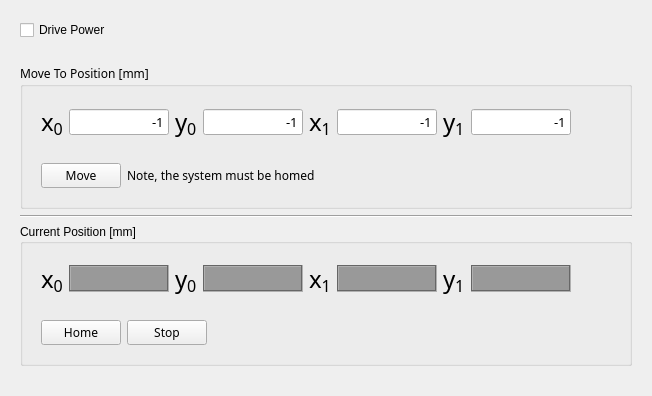
      <widget class="QWidget" name="controlTab">
       <attribute name="title">
        <string>Motion Controls</string>
       </attribute>
       <layout class="QVBoxLayout" name="verticalLayout_8">
        <item>
         <widget class="QWidget" name="widget_7" native="true">
          <layout class="QHBoxLayout" name="horizontalLayout">
           <item>
            <widget class="QCheckBox" name="pwrCheckBox">
             <property name="enabled">
              <bool>true</bool>
             </property>
             <property name="text">
              <string>Drive Power</string>
             </property>
             <property name="checked">
              <bool>false</bool>
             </property>
            </widget>
           </item>
           <item>
            <spacer name="horizontalSpacer_7">
             <property name="orientation">
              <enum>Qt::Horizontal</enum>
             </property>
             <property name="sizeHint" stdset="0">
              <size>
               <width>457</width>
               <height>20</height>
              </size>
             </property>
            </spacer>
           </item>
          </layout>
         </widget>
        </item>
        <item>
         <widget class="QWidget" name="widget_6" native="true">
          <layout class="QVBoxLayout" name="verticalLayout_7">
           <item>
            <widget class="QGroupBox" name="moveGroupBox">
             <property name="sizePolicy">
              <sizepolicy hsizetype="Preferred" vsizetype="Minimum">
               <horstretch>0</horstretch>
               <verstretch>0</verstretch>
              </sizepolicy>
             </property>
             <property name="font">
              <font>
               <family>Sans Serif</family>
              </font>
             </property>
             <property name="title">
              <string>Move To Position [mm]</string>
             </property>
             <layout class="QVBoxLayout" name="verticalLayout">
              <item>
               <widget class="QWidget" name="stepsWidget_5" native="true">
                <property name="sizePolicy">
                 <sizepolicy hsizetype="Preferred" vsizetype="Fixed">
                  <horstretch>0</horstretch>
                  <verstretch>0</verstretch>
                 </sizepolicy>
                </property>
                <layout class="QHBoxLayout" name="horizontalLayout_5">
                 <item>
                  <widget class="QLabel" name="label_35">
                   <property name="font">
                    <font>
                     <family>Sans Serif</family>
                     <pointsize>11</pointsize>
                    </font>
                   </property>
                   <property name="text">
                    <string>&lt;!DOCTYPE HTML PUBLIC &quot;-//W3C//DTD HTML 4.0//EN&quot; &quot;http://www.w3.org/TR/REC-html40/strict.dtd&quot;&gt;
&lt;html&gt;&lt;head&gt;&lt;meta name=&quot;qrichtext&quot; content=&quot;1&quot; /&gt;&lt;style type=&quot;text/css&quot;&gt;
p, li { white-space: pre-wrap; }
&lt;/style&gt;&lt;/head&gt;&lt;body style=&quot; font-family:'Sans Serif'; font-size:11pt; font-weight:400; font-style:normal;&quot;&gt;
&lt;p style=&quot; margin-top:0px; margin-bottom:0px; margin-left:0px; margin-right:0px; -qt-block-indent:0; text-indent:0px;&quot;&gt;&lt;span style=&quot; font-family:'Impact'; font-size:18pt;&quot;&gt;x&lt;/span&gt;&lt;span style=&quot; font-family:'Impact'; font-size:18pt; vertical-align:sub;&quot;&gt;0&lt;/span&gt;&lt;/p&gt;&lt;/body&gt;&lt;/html&gt;</string>
                   </property>
                   <property name="textFormat">
                    <enum>Qt::RichText</enum>
                   </property>
                  </widget>
                 </item>
                 <item>
                  <widget class="QLineEdit" name="posLineEdit_0">
                   <property name="sizePolicy">
                    <sizepolicy hsizetype="Fixed" vsizetype="Fixed">
                     <horstretch>0</horstretch>
                     <verstretch>0</verstretch>
                    </sizepolicy>
                   </property>
                   <property name="minimumSize">
                    <size>
                     <width>100</width>
                     <height>0</height>
                    </size>
                   </property>
                   <property name="maximumSize">
                    <size>
                     <width>100</width>
                     <height>16777215</height>
                    </size>
                   </property>
                   <property name="font">
                    <font>
                     <pointsize>10</pointsize>
                    </font>
                   </property>
                   <property name="accessibleName">
                    <string>x0</string>
                   </property>
                   <property name="layoutDirection">
                    <enum>Qt::LeftToRight</enum>
                   </property>
                   <property name="text">
                    <string>-1</string>
                   </property>
                   <property name="alignment">
                    <set>Qt::AlignRight|Qt::AlignTrailing|Qt::AlignVCenter</set>
                   </property>
                  </widget>
                 </item>
                 <item>
                  <widget class="QLabel" name="label_22">
                   <property name="font">
                    <font>
                     <family>Sans Serif</family>
                     <pointsize>11</pointsize>
                    </font>
                   </property>
                   <property name="text">
                    <string>&lt;!DOCTYPE HTML PUBLIC &quot;-//W3C//DTD HTML 4.0//EN&quot; &quot;http://www.w3.org/TR/REC-html40/strict.dtd&quot;&gt;
&lt;html&gt;&lt;head&gt;&lt;meta name=&quot;qrichtext&quot; content=&quot;1&quot; /&gt;&lt;style type=&quot;text/css&quot;&gt;
p, li { white-space: pre-wrap; }
&lt;/style&gt;&lt;/head&gt;&lt;body style=&quot; font-family:'Impact'; font-size:18pt; font-weight:400; font-style:normal;&quot;&gt;
&lt;p style=&quot; margin-top:0px; margin-bottom:0px; margin-left:0px; margin-right:0px; -qt-block-indent:0; text-indent:0px;&quot;&gt;y&lt;span style=&quot; vertical-align:sub;&quot;&gt;0&lt;/span&gt;&lt;/p&gt;&lt;/body&gt;&lt;/html&gt;</string>
                   </property>
                   <property name="textFormat">
                    <enum>Qt::RichText</enum>
                   </property>
                  </widget>
                 </item>
                 <item>
                  <widget class="QLineEdit" name="posLineEdit_1">
                   <property name="sizePolicy">
                    <sizepolicy hsizetype="Fixed" vsizetype="Fixed">
                     <horstretch>0</horstretch>
                     <verstretch>0</verstretch>
                    </sizepolicy>
                   </property>
                   <property name="minimumSize">
                    <size>
                     <width>100</width>
                     <height>0</height>
                    </size>
                   </property>
                   <property name="maximumSize">
                    <size>
                     <width>100</width>
                     <height>16777215</height>
                    </size>
                   </property>
                   <property name="font">
                    <font>
                     <pointsize>10</pointsize>
                    </font>
                   </property>
                   <property name="accessibleName">
                    <string>y0</string>
                   </property>
                   <property name="layoutDirection">
                    <enum>Qt::LeftToRight</enum>
                   </property>
                   <property name="text">
                    <string>-1</string>
                   </property>
                   <property name="alignment">
                    <set>Qt::AlignRight|Qt::AlignTrailing|Qt::AlignVCenter</set>
                   </property>
                  </widget>
                 </item>
                 <item>
                  <widget class="QLabel" name="label_24">
                   <property name="font">
                    <font>
                     <family>Sans Serif</family>
                     <pointsize>11</pointsize>
                    </font>
                   </property>
                   <property name="text">
                    <string>&lt;!DOCTYPE HTML PUBLIC &quot;-//W3C//DTD HTML 4.0//EN&quot; &quot;http://www.w3.org/TR/REC-html40/strict.dtd&quot;&gt;
&lt;html&gt;&lt;head&gt;&lt;meta name=&quot;qrichtext&quot; content=&quot;1&quot; /&gt;&lt;style type=&quot;text/css&quot;&gt;
p, li { white-space: pre-wrap; }
&lt;/style&gt;&lt;/head&gt;&lt;body style=&quot; font-family:'Impact'; font-size:18pt; font-weight:400; font-style:normal;&quot;&gt;
&lt;p style=&quot; margin-top:0px; margin-bottom:0px; margin-left:0px; margin-right:0px; -qt-block-indent:0; text-indent:0px;&quot;&gt;x&lt;span style=&quot; vertical-align:sub;&quot;&gt;1&lt;/span&gt;&lt;/p&gt;&lt;/body&gt;&lt;/html&gt;</string>
                   </property>
                   <property name="textFormat">
                    <enum>Qt::RichText</enum>
                   </property>
                  </widget>
                 </item>
                 <item>
                  <widget class="QLineEdit" name="posLineEdit_2">
                   <property name="sizePolicy">
                    <sizepolicy hsizetype="Fixed" vsizetype="Fixed">
                     <horstretch>0</horstretch>
                     <verstretch>0</verstretch>
                    </sizepolicy>
                   </property>
                   <property name="minimumSize">
                    <size>
                     <width>100</width>
                     <height>0</height>
                    </size>
                   </property>
                   <property name="maximumSize">
                    <size>
                     <width>100</width>
                     <height>16777215</height>
                    </size>
                   </property>
                   <property name="font">
                    <font>
                     <pointsize>10</pointsize>
                    </font>
                   </property>
                   <property name="accessibleName">
                    <string>x1</string>
                   </property>
                   <property name="layoutDirection">
                    <enum>Qt::LeftToRight</enum>
                   </property>
                   <property name="text">
                    <string>-1</string>
                   </property>
                   <property name="alignment">
                    <set>Qt::AlignRight|Qt::AlignTrailing|Qt::AlignVCenter</set>
                   </property>
                  </widget>
                 </item>
                 <item>
                  <widget class="QLabel" name="label_23">
                   <property name="font">
                    <font>
                     <family>Sans Serif</family>
                     <pointsize>11</pointsize>
                    </font>
                   </property>
                   <property name="text">
                    <string>&lt;!DOCTYPE HTML PUBLIC &quot;-//W3C//DTD HTML 4.0//EN&quot; &quot;http://www.w3.org/TR/REC-html40/strict.dtd&quot;&gt;
&lt;html&gt;&lt;head&gt;&lt;meta name=&quot;qrichtext&quot; content=&quot;1&quot; /&gt;&lt;style type=&quot;text/css&quot;&gt;
p, li { white-space: pre-wrap; }
&lt;/style&gt;&lt;/head&gt;&lt;body style=&quot; font-family:'Impact'; font-size:18pt; font-weight:400; font-style:normal;&quot;&gt;
&lt;p style=&quot; margin-top:0px; margin-bottom:0px; margin-left:0px; margin-right:0px; -qt-block-indent:0; text-indent:0px;&quot;&gt;y&lt;span style=&quot; vertical-align:sub;&quot;&gt;1&lt;/span&gt;&lt;/p&gt;&lt;/body&gt;&lt;/html&gt;</string>
                   </property>
                   <property name="textFormat">
                    <enum>Qt::RichText</enum>
                   </property>
                  </widget>
                 </item>
                 <item>
                  <widget class="QLineEdit" name="posLineEdit_3">
                   <property name="sizePolicy">
                    <sizepolicy hsizetype="Fixed" vsizetype="Fixed">
                     <horstretch>0</horstretch>
                     <verstretch>0</verstretch>
                    </sizepolicy>
                   </property>
                   <property name="minimumSize">
                    <size>
                     <width>100</width>
                     <height>0</height>
                    </size>
                   </property>
                   <property name="maximumSize">
                    <size>
                     <width>100</width>
                     <height>16777215</height>
                    </size>
                   </property>
                   <property name="font">
                    <font>
                     <pointsize>10</pointsize>
                    </font>
                   </property>
                   <property name="accessibleName">
                    <string>y1</string>
                   </property>
                   <property name="layoutDirection">
                    <enum>Qt::LeftToRight</enum>
                   </property>
                   <property name="text">
                    <string>-1</string>
                   </property>
                   <property name="alignment">
                    <set>Qt::AlignRight|Qt::AlignTrailing|Qt::AlignVCenter</set>
                   </property>
                  </widget>
                 </item>
                 <item>
                  <spacer name="horizontalSpacer">
                   <property name="orientation">
                    <enum>Qt::Horizontal</enum>
                   </property>
                   <property name="sizeHint" stdset="0">
                    <size>
                     <width>40</width>
                     <height>20</height>
                    </size>
                   </property>
                  </spacer>
                 </item>
                </layout>
               </widget>
              </item>
              <item>
               <widget class="QWidget" name="widget_10" native="true">
                <property name="sizePolicy">
                 <sizepolicy hsizetype="Preferred" vsizetype="Fixed">
                  <horstretch>0</horstretch>
                  <verstretch>0</verstretch>
                 </sizepolicy>
                </property>
                <layout class="QHBoxLayout" name="horizontalLayout_8">
                 <item>
                  <widget class="QPushButton" name="movePushButton">
                   <property name="font">
                    <font>
                     <family>Sans Serif</family>
                    </font>
                   </property>
                   <property name="text">
                    <string>Move</string>
                   </property>
                  </widget>
                 </item>
                 <item>
                  <widget class="QLabel" name="label_9">
                   <property name="text">
                    <string>Note, the system must be homed </string>
                   </property>
                  </widget>
                 </item>
                 <item>
                  <spacer name="horizontalSpacer_21">
                   <property name="orientation">
                    <enum>Qt::Horizontal</enum>
                   </property>
                   <property name="sizeHint" stdset="0">
                    <size>
                     <width>40</width>
                     <height>20</height>
                    </size>
                   </property>
                  </spacer>
                 </item>
                </layout>
               </widget>
              </item>
             </layout>
            </widget>
           </item>
           <item>
            <widget class="Line" name="line_3">
             <property name="orientation">
              <enum>Qt::Horizontal</enum>
             </property>
            </widget>
           </item>
           <item>
            <widget class="QGroupBox" name="positionGroupBox">
             <property name="title">
              <string>Current Position [mm]</string>
             </property>
             <layout class="QVBoxLayout" name="verticalLayout_5">
              <item>
               <widget class="QWidget" name="stepsWidget_7" native="true">
                <property name="sizePolicy">
                 <sizepolicy hsizetype="Preferred" vsizetype="Fixed">
                  <horstretch>0</horstretch>
                  <verstretch>0</verstretch>
                 </sizepolicy>
                </property>
                <layout class="QHBoxLayout" name="horizontalLayout_6">
                 <item>
                  <widget class="QLabel" name="label_36">
                   <property name="font">
                    <font>
                     <family>Sans Serif</family>
                     <pointsize>11</pointsize>
                    </font>
                   </property>
                   <property name="text">
                    <string>&lt;!DOCTYPE HTML PUBLIC &quot;-//W3C//DTD HTML 4.0//EN&quot; &quot;http://www.w3.org/TR/REC-html40/strict.dtd&quot;&gt;
&lt;html&gt;&lt;head&gt;&lt;meta name=&quot;qrichtext&quot; content=&quot;1&quot; /&gt;&lt;style type=&quot;text/css&quot;&gt;
p, li { white-space: pre-wrap; }
&lt;/style&gt;&lt;/head&gt;&lt;body style=&quot; font-family:'Sans Serif'; font-size:11pt; font-weight:400; font-style:normal;&quot;&gt;
&lt;p style=&quot; margin-top:0px; margin-bottom:0px; margin-left:0px; margin-right:0px; -qt-block-indent:0; text-indent:0px;&quot;&gt;&lt;span style=&quot; font-family:'Impact'; font-size:18pt;&quot;&gt;x&lt;/span&gt;&lt;span style=&quot; font-family:'Impact'; font-size:18pt; vertical-align:sub;&quot;&gt;0&lt;/span&gt;&lt;/p&gt;&lt;/body&gt;&lt;/html&gt;</string>
                   </property>
                   <property name="textFormat">
                    <enum>Qt::RichText</enum>
                   </property>
                  </widget>
                 </item>
                 <item>
                  <widget class="QLabel" name="posLabel_0">
                   <property name="sizePolicy">
                    <sizepolicy hsizetype="Fixed" vsizetype="Fixed">
                     <horstretch>0</horstretch>
                     <verstretch>0</verstretch>
                    </sizepolicy>
                   </property>
                   <property name="minimumSize">
                    <size>
                     <width>100</width>
                     <height>27</height>
                    </size>
                   </property>
                   <property name="maximumSize">
                    <size>
                     <width>100</width>
                     <height>16777215</height>
                    </size>
                   </property>
                   <property name="font">
                    <font>
                     <family>Sans Serif</family>
                     <pointsize>10</pointsize>
                    </font>
                   </property>
                   <property name="autoFillBackground">
                    <bool>false</bool>
                   </property>
                   <property name="styleSheet">
                    <string notr="true">.QLabel{
background-color: #999;
}</string>
                   </property>
                   <property name="frameShape">
                    <enum>QFrame::Box</enum>
                   </property>
                   <property name="frameShadow">
                    <enum>QFrame::Sunken</enum>
                   </property>
                   <property name="text">
                    <string/>
                   </property>
                   <property name="alignment">
                    <set>Qt::AlignRight|Qt::AlignTrailing|Qt::AlignVCenter</set>
                   </property>
                  </widget>
                 </item>
                 <item>
                  <widget class="QLabel" name="label_25">
                   <property name="font">
                    <font>
                     <family>Sans Serif</family>
                     <pointsize>11</pointsize>
                    </font>
                   </property>
                   <property name="text">
                    <string>&lt;!DOCTYPE HTML PUBLIC &quot;-//W3C//DTD HTML 4.0//EN&quot; &quot;http://www.w3.org/TR/REC-html40/strict.dtd&quot;&gt;
&lt;html&gt;&lt;head&gt;&lt;meta name=&quot;qrichtext&quot; content=&quot;1&quot; /&gt;&lt;style type=&quot;text/css&quot;&gt;
p, li { white-space: pre-wrap; }
&lt;/style&gt;&lt;/head&gt;&lt;body style=&quot; font-family:'Impact'; font-size:18pt; font-weight:400; font-style:normal;&quot;&gt;
&lt;p style=&quot; margin-top:0px; margin-bottom:0px; margin-left:0px; margin-right:0px; -qt-block-indent:0; text-indent:0px;&quot;&gt;y&lt;span style=&quot; vertical-align:sub;&quot;&gt;0&lt;/span&gt;&lt;/p&gt;&lt;/body&gt;&lt;/html&gt;</string>
                   </property>
                   <property name="textFormat">
                    <enum>Qt::RichText</enum>
                   </property>
                  </widget>
                 </item>
                 <item>
                  <widget class="QLabel" name="posLabel_1">
                   <property name="sizePolicy">
                    <sizepolicy hsizetype="Fixed" vsizetype="Fixed">
                     <horstretch>0</horstretch>
                     <verstretch>0</verstretch>
                    </sizepolicy>
                   </property>
                   <property name="minimumSize">
                    <size>
                     <width>100</width>
                     <height>27</height>
                    </size>
                   </property>
                   <property name="maximumSize">
                    <size>
                     <width>100</width>
                     <height>16777215</height>
                    </size>
                   </property>
                   <property name="font">
                    <font>
                     <family>Sans Serif</family>
                     <pointsize>10</pointsize>
                    </font>
                   </property>
                   <property name="autoFillBackground">
                    <bool>false</bool>
                   </property>
                   <property name="styleSheet">
                    <string notr="true">.QLabel{
background-color: #999;
}</string>
                   </property>
                   <property name="frameShape">
                    <enum>QFrame::Box</enum>
                   </property>
                   <property name="frameShadow">
                    <enum>QFrame::Sunken</enum>
                   </property>
                   <property name="text">
                    <string/>
                   </property>
                   <property name="alignment">
                    <set>Qt::AlignRight|Qt::AlignTrailing|Qt::AlignVCenter</set>
                   </property>
                  </widget>
                 </item>
                 <item>
                  <widget class="QLabel" name="label_26">
                   <property name="font">
                    <font>
                     <family>Sans Serif</family>
                     <pointsize>11</pointsize>
                    </font>
                   </property>
                   <property name="text">
                    <string>&lt;!DOCTYPE HTML PUBLIC &quot;-//W3C//DTD HTML 4.0//EN&quot; &quot;http://www.w3.org/TR/REC-html40/strict.dtd&quot;&gt;
&lt;html&gt;&lt;head&gt;&lt;meta name=&quot;qrichtext&quot; content=&quot;1&quot; /&gt;&lt;style type=&quot;text/css&quot;&gt;
p, li { white-space: pre-wrap; }
&lt;/style&gt;&lt;/head&gt;&lt;body style=&quot; font-family:'Impact'; font-size:18pt; font-weight:400; font-style:normal;&quot;&gt;
&lt;p style=&quot; margin-top:0px; margin-bottom:0px; margin-left:0px; margin-right:0px; -qt-block-indent:0; text-indent:0px;&quot;&gt;x&lt;span style=&quot; vertical-align:sub;&quot;&gt;1&lt;/span&gt;&lt;/p&gt;&lt;/body&gt;&lt;/html&gt;</string>
                   </property>
                   <property name="textFormat">
                    <enum>Qt::RichText</enum>
                   </property>
                  </widget>
                 </item>
                 <item>
                  <widget class="QLabel" name="posLabel_2">
                   <property name="sizePolicy">
                    <sizepolicy hsizetype="Fixed" vsizetype="Fixed">
                     <horstretch>0</horstretch>
                     <verstretch>0</verstretch>
                    </sizepolicy>
                   </property>
                   <property name="minimumSize">
                    <size>
                     <width>100</width>
                     <height>27</height>
                    </size>
                   </property>
                   <property name="maximumSize">
                    <size>
                     <width>100</width>
                     <height>16777215</height>
                    </size>
                   </property>
                   <property name="font">
                    <font>
                     <family>Sans Serif</family>
                     <pointsize>10</pointsize>
                    </font>
                   </property>
                   <property name="autoFillBackground">
                    <bool>false</bool>
                   </property>
                   <property name="styleSheet">
                    <string notr="true">.QLabel{
background-color: #999;
}</string>
                   </property>
                   <property name="frameShape">
                    <enum>QFrame::Box</enum>
                   </property>
                   <property name="frameShadow">
                    <enum>QFrame::Sunken</enum>
                   </property>
                   <property name="text">
                    <string/>
                   </property>
                   <property name="alignment">
                    <set>Qt::AlignRight|Qt::AlignTrailing|Qt::AlignVCenter</set>
                   </property>
                  </widget>
                 </item>
                 <item>
                  <widget class="QLabel" name="label_27">
                   <property name="font">
                    <font>
                     <family>Sans Serif</family>
                     <pointsize>11</pointsize>
                    </font>
                   </property>
                   <property name="text">
                    <string>&lt;!DOCTYPE HTML PUBLIC &quot;-//W3C//DTD HTML 4.0//EN&quot; &quot;http://www.w3.org/TR/REC-html40/strict.dtd&quot;&gt;
&lt;html&gt;&lt;head&gt;&lt;meta name=&quot;qrichtext&quot; content=&quot;1&quot; /&gt;&lt;style type=&quot;text/css&quot;&gt;
p, li { white-space: pre-wrap; }
&lt;/style&gt;&lt;/head&gt;&lt;body style=&quot; font-family:'Impact'; font-size:18pt; font-weight:400; font-style:normal;&quot;&gt;
&lt;p style=&quot; margin-top:0px; margin-bottom:0px; margin-left:0px; margin-right:0px; -qt-block-indent:0; text-indent:0px;&quot;&gt;y&lt;span style=&quot; vertical-align:sub;&quot;&gt;1&lt;/span&gt;&lt;/p&gt;&lt;/body&gt;&lt;/html&gt;</string>
                   </property>
                   <property name="textFormat">
                    <enum>Qt::RichText</enum>
                   </property>
                  </widget>
                 </item>
                 <item>
                  <widget class="QLabel" name="posLabel_3">
                   <property name="sizePolicy">
                    <sizepolicy hsizetype="Fixed" vsizetype="Fixed">
                     <horstretch>0</horstretch>
                     <verstretch>0</verstretch>
                    </sizepolicy>
                   </property>
                   <property name="minimumSize">
                    <size>
                     <width>100</width>
                     <height>27</height>
                    </size>
                   </property>
                   <property name="maximumSize">
                    <size>
                     <width>100</width>
                     <height>16777215</height>
                    </size>
                   </property>
                   <property name="font">
                    <font>
                     <family>Sans Serif</family>
                     <pointsize>10</pointsize>
                    </font>
                   </property>
                   <property name="autoFillBackground">
                    <bool>false</bool>
                   </property>
                   <property name="styleSheet">
                    <string notr="true">.QLabel{
background-color: #999;
}</string>
                   </property>
                   <property name="frameShape">
                    <enum>QFrame::Box</enum>
                   </property>
                   <property name="frameShadow">
                    <enum>QFrame::Sunken</enum>
                   </property>
                   <property name="text">
                    <string/>
                   </property>
                   <property name="alignment">
                    <set>Qt::AlignRight|Qt::AlignTrailing|Qt::AlignVCenter</set>
                   </property>
                  </widget>
                 </item>
                 <item>
                  <spacer name="horizontalSpacer_20">
                   <property name="orientation">
                    <enum>Qt::Horizontal</enum>
                   </property>
                   <property name="sizeHint" stdset="0">
                    <size>
                     <width>40</width>
                     <height>20</height>
                    </size>
                   </property>
                  </spacer>
                 </item>
                </layout>
               </widget>
              </item>
              <item>
               <widget class="QWidget" name="widget_5" native="true">
                <layout class="QHBoxLayout" name="horizontalLayout_12">
                 <item>
                  <widget class="QPushButton" name="homePushButton">
                   <property name="font">
                    <font>
                     <family>Sans Serif</family>
                    </font>
                   </property>
                   <property name="text">
                    <string>Home</string>
                   </property>
                  </widget>
                 </item>
                 <item>
                  <widget class="QPushButton" name="stopPushButton">
                   <property name="font">
                    <font>
                     <family>Sans Serif</family>
                    </font>
                   </property>
                   <property name="text">
                    <string>Stop</string>
                   </property>
                  </widget>
                 </item>
                 <item>
                  <spacer name="horizontalSpacer_5">
                   <property name="orientation">
                    <enum>Qt::Horizontal</enum>
                   </property>
                   <property name="sizeHint" stdset="0">
                    <size>
                     <width>364</width>
                     <height>20</height>
                    </size>
                   </property>
                  </spacer>
                 </item>
                </layout>
               </widget>
              </item>
             </layout>
            </widget>
           </item>
           <item>
            <spacer name="verticalSpacer_3">
             <property name="orientation">
              <enum>Qt::Vertical</enum>
             </property>
             <property name="sizeHint" stdset="0">
              <size>
               <width>20</width>
               <height>10</height>
              </size>
             </property>
            </spacer>
           </item>
          </layout>
         </widget>
        </item>
       </layout>
      </widget>
